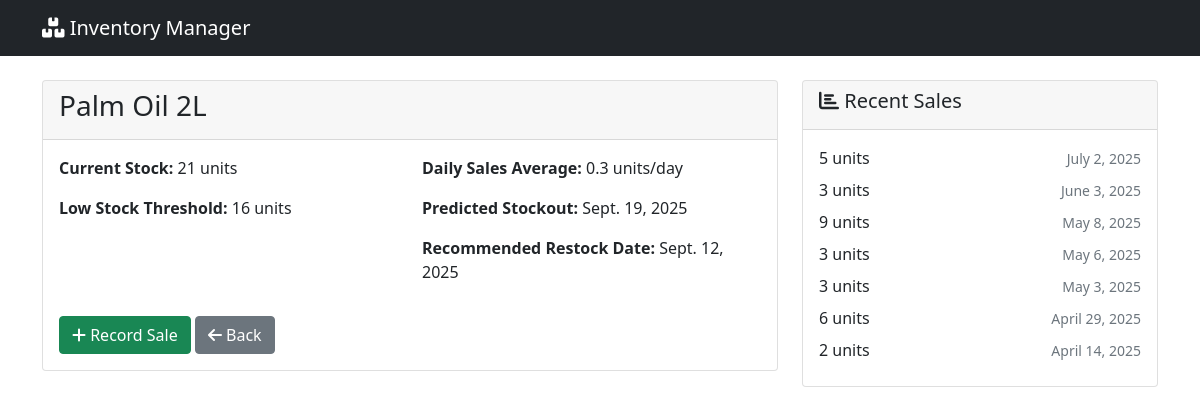
Page /products/3/ on the committed database.
### inventory/models.py (models this page shows, shortened)
class Product(models.Model):
    name = models.CharField(max_length=200)
    sku = models.CharField(max_length=50, unique=True, blank=True)
    current_stock = models.PositiveIntegerField(default=0)
    low_stock_threshold = models.PositiveIntegerField(default=10)
    created_at = models.DateTimeField(auto_now_add=True)
    updated_at = models.DateTimeField(auto_now=True)
    @property
    def is_low_stock(self):
        return self.current_stock <= self.low_stock_threshold
    def get_daily_sales_average(self, days=30):
        end_date = timezone.now().date()
        start_date = end_date - timedelta(days=days)
        sales = Sale.objects.filter(
            product=self,
            date__range=[start_date, end_date]
        ).aggregate(total=models.Sum('quantity'))
        total_sold = sales['total'] or 0
        return total_sold / days if days > 0 else 0
    def predict_stockout_date(self):
        daily_avg = self.get_daily_sales_average()
        if daily_avg <= 0:
            return None
        days_until_stockout = self.current_stock / daily_avg
        return timezone.now().date() + timedelta(days=int(days_until_stockout))
    def get_restock_recommendation(self, lead_time_days=7):
        stockout_date = self.predict_stockout_date()
        if not stockout_date:
            return None
        restock_date = stockout_date - timedelta(days=lead_time_days)
        return max(restock_date, timezone.now().date())

class Sale(models.Model):
    product = models.ForeignKey(Product, on_delete=models.CASCADE, related_name='sales')
    quantity = models.PositiveIntegerField()
    date = models.DateField(default=timezone.now)
    created_at = models.DateTimeField(auto_now_add=True)
    class Meta:
        ordering = ['-date']

### inventory/views.py (the view, shortened to what this page needs)
# urls.py: path('products/<int:pk>/', views.product_detail, name='product_detail'),
def product_detail(request, pk):
    product = get_object_or_404(Product, pk=pk)
    recent_sales = product.sales.all()[:10]
    context = {
        'product': product,
        'recent_sales': recent_sales,
        'daily_avg': product.get_daily_sales_average(),
        'stockout_date': product.predict_stockout_date(),
        'restock_date': product.get_restock_recommendation(),
    }
    return render(request, 'inventory/product_detail.html', context)

### inventory/templates/inventory/product_detail.html (shortened to what this page needs)
{% extends 'inventory/base.html' %}
{% block content %}
<div class="row">
    <div class="col-md-8">
        <div class="card">
            <div class="card-header d-flex justify-content-between align-items-center">
                <h3>{{ product.name }}</h3>
            </div>
            <div class="card-body">
                <div class="row">
                    <div class="col-md-6">
                        <p><strong>Current Stock:</strong> {{ product.current_stock }} units</p>
                        <p><strong>Low Stock Threshold:</strong> {{ product.low_stock_threshold }} units</p>
                    </div>
                    <div class="col-md-6">
                        <p><strong>Daily Sales Average:</strong> {{ daily_avg|floatformat:1 }} units/day</p>
                        <p><strong>Predicted Stockout:</strong>
                            {% if stockout_date %}
                                {{ stockout_date }}
                            {% else %}
                                <span class="text-muted">No prediction available</span>
                            {% endif %}
                        </p>
                        <p><strong>Recommended Restock Date:</strong>
                            {% if restock_date %}
                                {{ restock_date }}
                            {% else %}
                                <span class="text-muted">No recommendation available</span>
                            {% endif %}
                        </p>
                    </div>
                </div>
                <div class="mt-3">
                    <a href="{% url 'add_sale' product.pk %}" class="btn btn-success">
                        <i class="fas fa-plus"></i> Record Sale
                    </a>
                    <a href="#" onclick="goBackToProductPages()" class="btn btn-secondary">
                        <i class="fas fa-arrow-left"></i> Back
                    </a>
                </div>
            </div>
        </div>
    </div>
    <div class="col-md-4">
        <div class="card">
            <div class="card-header">
                <h5><i class="fas fa-chart-bar"></i> Recent Sales</h5>
            </div>
            <div class="card-body">
                {% if recent_sales %}
                    {% for sale in recent_sales %}
                        <div class="d-flex justify-content-between align-items-center mb-2">
                            <span>{{ sale.quantity }} units</span>
                            <small class="text-muted">{{ sale.date }}</small>
                        </div>
                    {% endfor %}
                {% else %}
                    <p class="text-muted">No sales recorded yet.</p>
                {% endif %}
            </div>
        </div>
    </div>
</div>
{% endblock %}

### rows in the picture
Product: name "Palm Oil 2L", current_stock "21", low_stock_threshold "16"
Sale: quantity "5", date "July 2, 2025"
Sale: quantity "3", date "June 3, 2025"
Sale: quantity "9", date "May 8, 2025"
Sale: quantity "3", date "May 6, 2025"
Sale: quantity "3", date "May 3, 2025"
Sale: quantity "6", date "April 29, 2025"
Sale: quantity "2", date "April 14, 2025"

### other values in the picture
{{ daily_avg|floatformat:1 }} "0.3"
{{ stockout_date }} "Sept. 19, 2025"
{{ restock_date }} "Sept. 12, 2025"
